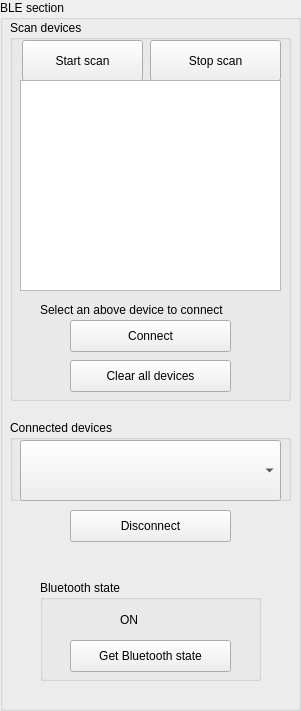
   <widget class="QGroupBox" name="groupBox_3">
    <property name="geometry">
     <rect>
      <x>560</x>
      <y>0</y>
      <width>301</width>
      <height>711</height>
     </rect>
    </property>
    <property name="title">
     <string>BLE section</string>
    </property>
    <widget class="QGroupBox" name="groupBox">
     <property name="geometry">
      <rect>
       <x>10</x>
       <y>20</y>
       <width>281</width>
       <height>381</height>
      </rect>
     </property>
     <property name="title">
      <string>Scan devices</string>
     </property>
     <widget class="QPushButton" name="btn_start_scan">
      <property name="geometry">
       <rect>
        <x>12</x>
        <y>20</y>
        <width>121</width>
        <height>41</height>
       </rect>
      </property>
      <property name="text">
       <string>Start scan</string>
      </property>
     </widget>
     <widget class="QPushButton" name="btn_stop_scan">
      <property name="geometry">
       <rect>
        <x>140</x>
        <y>20</y>
        <width>131</width>
        <height>41</height>
       </rect>
      </property>
      <property name="text">
       <string>Stop scan</string>
      </property>
     </widget>
     <widget class="QListWidget" name="scanned_list">
      <property name="geometry">
       <rect>
        <x>10</x>
        <y>60</y>
        <width>261</width>
        <height>211</height>
       </rect>
      </property>
     </widget>
     <widget class="QPushButton" name="btn_connect">
      <property name="geometry">
       <rect>
        <x>60</x>
        <y>300</y>
        <width>161</width>
        <height>32</height>
       </rect>
      </property>
      <property name="text">
       <string>Connect</string>
      </property>
     </widget>
     <widget class="QLabel" name="label">
      <property name="geometry">
       <rect>
        <x>30</x>
        <y>280</y>
        <width>231</width>
        <height>20</height>
       </rect>
      </property>
      <property name="text">
       <string>Select an above device to connect</string>
      </property>
     </widget>
     <widget class="QPushButton" name="btn_clear_all_device">
      <property name="geometry">
       <rect>
        <x>60</x>
        <y>340</y>
        <width>161</width>
        <height>32</height>
       </rect>
      </property>
      <property name="text">
       <string>Clear all devices</string>
      </property>
     </widget>
    </widget>
    <widget class="QGroupBox" name="groupBox_2">
     <property name="geometry">
      <rect>
       <x>10</x>
       <y>420</y>
       <width>281</width>
       <height>81</height>
      </rect>
     </property>
     <property name="title">
      <string>Connected devices</string>
     </property>
     <widget class="QComboBox" name="connected_device_dropdown">
      <property name="geometry">
       <rect>
        <x>10</x>
        <y>20</y>
        <width>261</width>
        <height>61</height>
       </rect>
      </property>
      <property name="sizePolicy">
       <sizepolicy hsizetype="Expanding" vsizetype="Expanding">
        <horstretch>0</horstretch>
        <verstretch>0</verstretch>
       </sizepolicy>
      </property>
      <property name="font">
       <font>
        <family>Arial</family>
        <kerning>true</kerning>
       </font>
      </property>
      <property name="acceptDrops">
       <bool>true</bool>
      </property>
      <property name="editable">
       <bool>false</bool>
      </property>
      <property name="currentText">
       <string/>
      </property>
      <property name="currentIndex">
       <number>-1</number>
      </property>
      <property name="maxVisibleItems">
       <number>16</number>
      </property>
     </widget>
    </widget>
    <widget class="QPushButton" name="btn_disconnect">
     <property name="geometry">
      <rect>
       <x>70</x>
       <y>510</y>
       <width>161</width>
       <height>32</height>
      </rect>
     </property>
     <property name="text">
      <string>Disconnect</string>
     </property>
    </widget>
    <widget class="QGroupBox" name="groupBox_4">
     <property name="geometry">
      <rect>
       <x>40</x>
       <y>580</y>
       <width>221</width>
       <height>101</height>
      </rect>
     </property>
     <property name="title">
      <string>Bluetooth state</string>
     </property>
     <widget class="QPushButton" name="btn_get_bluetooth_state">
      <property name="geometry">
       <rect>
        <x>30</x>
        <y>60</y>
        <width>161</width>
        <height>32</height>
       </rect>
      </property>
      <property name="text">
       <string>Get Bluetooth state</string>
      </property>
     </widget>
     <widget class="QLabel" name="bluetooth_state">
      <property name="geometry">
       <rect>
        <x>80</x>
        <y>30</y>
        <width>31</width>
        <height>20</height>
       </rect>
      </property>
      <property name="text">
       <string>ON</string>
      </property>
     </widget>
    </widget>
   </widget>
